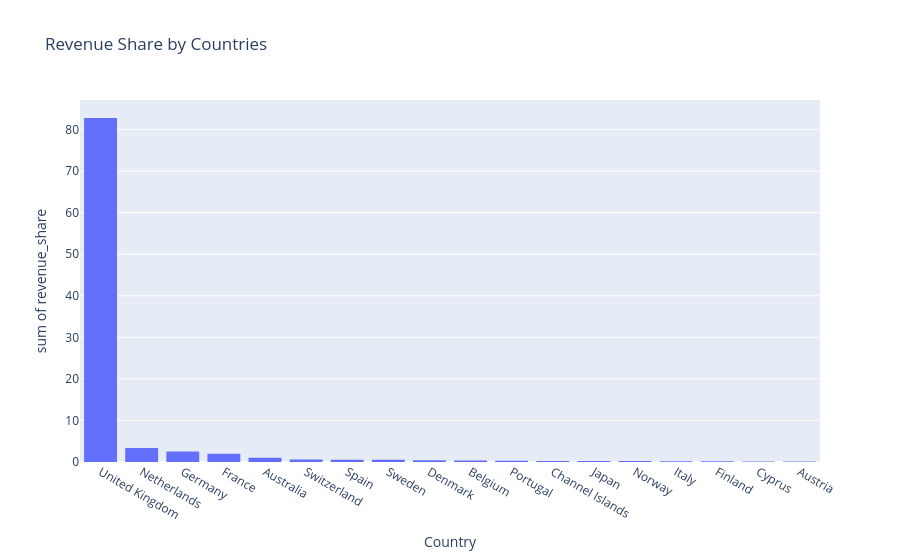

The notebook cell this image was saved under:
### Code cell
fig = px.histogram(countries_stats[countries_stats['num_customers']>=10], x='Country', y='revenue_share', title="Revenue Share by Countries")

fig.show()

### Figure 1 — Plotly figure (JSON) as saved in the notebook; plotly's stock layout.template omitted (floating-point values rounded to 4 significant figures)
{"data": [{"bingroup": "x", "histfunc": "sum", "hovertemplate": "Country=%{x}<br>sum of revenue_share=%{y}<extra></extra>", "legendgroup": "", "marker": {"color": "#636efa", "pattern": {"shape": ""}}, "name": "", "orientation": "v", "showlegend": false, "type": "histogram", "x": ["United Kingdom", "Netherlands", "Germany", "France", "Australia", "Switzerland", "Spain", "Sweden", "Denmark", "Belgium", "Portugal", "Channel Islands", "Japan", "Norway", "Italy", "Finland", "Cyprus", "Austria"], "xaxis": "x", "y": [82.77, 3.366, 2.529, 1.965, 1.022, 0.6064, 0.5587, 0.5367, 0.3957, 0.388, 0.3111, 0.2522, 0.2435, 0.2177, 0.1857, 0.1812, 0.1475, 0.1423], "yaxis": "y"}], "layout": {"barmode": "relative", "legend": {"tracegroupgap": 0}, "title": {"text": "Revenue Share by Countries"}, "xaxis": {"anchor": "y", "domain": [0, 1], "title": {"text": "Country"}}, "yaxis": {"anchor": "x", "domain": [0, 1], "title": {"text": "sum of revenue_share"}}}}
